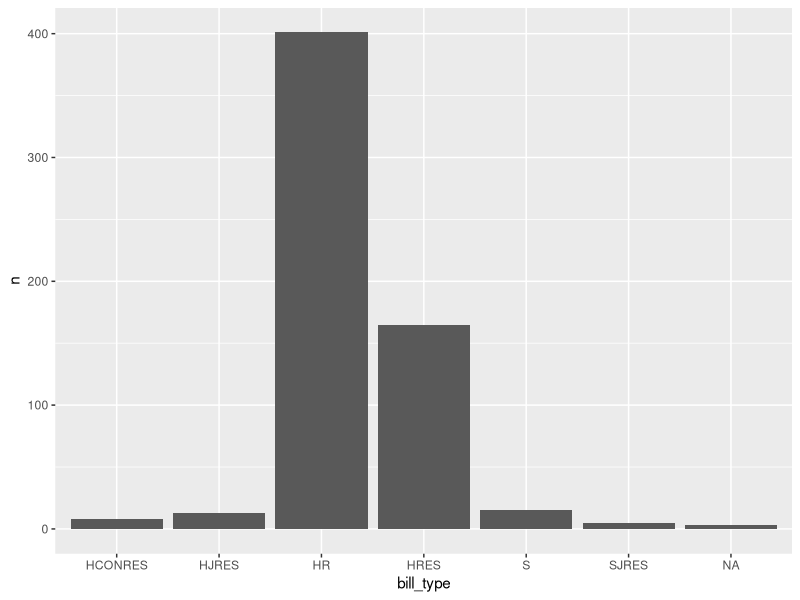

Here is the R script that generated this plot: (Note: this script raises an error after producing the figure.)
# File Name: 	  	  strings_factors_dates_teachingkey.R
# File Purpose:  	  Strings, Factors, and Dates
# Author: 	    	  Nicholas Bell (nicholasbell@gwu.edu)
# Date Created:     2024-10-14

# Strings, factors, and dates are some of the more complicated types of data to work with in R. Whereas numbers have set mathematical properties, strings (characters) can take nearly any form and adopt any order. Dates do have set properties, but nevertheless must be treated specially due to things like dividing by 60, 24, 52, 12, etc. and leap years.

# We could spend an entire class learning how to handle each of these types of variables individually. In fact, there is a separate tidyverse package for each of these types of variables:
# {stringr} - for working with strings
# {forcats} - for working with factors
# {lubridate} - for working with dates (and times)

# We are not going to go into much depth about any of these types of data, but you should be aware that the capabilities of these packages is quite extensive. You can learn more by going to their cheat sheets (via the Help > Cheat Sheets toolbar in RStudio).

# To illustate how to use these packages when working with strings, factors, and dates, we will use data from Voteview (https://www.voteview.com/), an academic research project that uses Congressional roll call votes to estimate the ideology (called a DW-NOMINATE score) for every member of Congress. We will be using Voteview's collected data on Congressional roll call votes in the 118th (current) Congress.

# Load packages
library(tidyverse)

# Load data
rc <- read_csv("house_roll_call_votes.csv")

###############
### Strings ###
###############

# You have already learned a little bit about how to work with strings in R. The {stringr} package focuses on how to efficiently manipulate strings (since we cannot, for example, just "add" to a string like we can a numeric variable). We are going to focus on three uses of {stringr}:
# 1. Detecting strings - get a vector of TRUE/FALSE values for whether a vector of strings contains some set of characters
# 2. Combining strings - what to do when values are spread across columns
# 3. Splitting strings - what to do when multiple values are stored in one column (not tidy data!)


# Detecting strings -------------------------------------------------------

# There are three useful functions for detecting values in strings:

# str_detect(string, pattern) - pattern is found anywhere in the string
# str_starts(string, pattern) - pattern is found at the start of the string
# str_ends(string, pattern) - pattern is found at the end of the string

# Let's find all the appropriations bills considered by this Congress:
str_detect(rc$vote_desc, "Appropriation")
rc |>
  filter(str_detect(vote_desc, "Appropriation")) |>
  distinct(bill_number, vote_desc)

rc |>
  filter(str_detect(vote_desc, "Appropriation") & str_detect(bill_number, "HRES", negate = TRUE)) |>
  distinct(bill_number, vote_desc)

# Take a student suggestion for another issue area.

# Now, let's find all of the bills that originated in the Senate.
rc |>
  filter(str_starts(bill_number, "S") & str_starts(bill_number, "SJRES", negate = TRUE)) |>
  distinct(bill_number, vote_desc)


# Combining strings -------------------------------------------------------

# There are built-in functions in R for combining strings called paste() and paste0()

paste("apple", "banana", "orange", sep = ", ")
paste0("apple, ", "banana, ", "orange")

# However, these functions will not ignore missing values:
paste0("apple, ", "banana, ", NA, "orange")

# This is where str_c() may be useful:
str_c("apple, ", "banana, ", NA, "orange")

# Let's create a table giving information about all of the Appropriations bills passed by each chamber.

rc |>
  filter(str_detect(vote_desc, "Appropriation") & vote_question == "On Passage") |>
  mutate(chamber = str_to_title(chamber),
         info = str_c("The", chamber, vote_result, bill_number, "-", vote_desc, sep = " "))

# Splitting Strings -------------------------------------------------------

# How many of each type of resolution (HR, HRES, HCONRES, HJRES) were passed by the House?

rc |>
  filter(chamber == "HOUSE" & vote_result %in% c("Agreed to", "Passed")) |>
  separate_wider_delim(bill_number, " ", names = c("bill_type", "bill_number")) |>
  group_by(bill_type) |>
  summarize(n = n())

rc |>
  filter(chamber == "HOUSE" & vote_result %in% c("Agreed to", "Passed")) |>
  separate_wider_delim(bill_number, " ", names = c("bill_type", "bill_number")) |>
  group_by(bill_type) |>
  summarize(n = n()) |>
  ggplot() +
  geom_col(aes(x = bill_type, y = n))


###############
### Factors ###
###############

# Factors are just string variables that are treated as categorical, meaning:
# - they can only take a set group of values
# - they are (functionally) ordered

# We will learn three things to do with factors:
# 1. How to create factors
# 2. How to reorder factor levels
# 3. How to change the names or number of levels

# Factors have "levels" that represent the acceptable values for that variable.
pres <- c(rep("Clinton", 2), rep("Bush", 2), rep("Obama", 2), "Trump", "Biden")
foo <- factor(pres, levels = c("Clinton", "Bush", "Obama", "Trump", "Biden"))
levels(foo)

# You can also provide "labels" that replace the levels.
foo <- factor(pres, levels = c("Clinton", "Bush", "Obama", "Trump", "Biden"), labels = c("William J. Clinton", "George W. Bush", "Barack H. Obama", "Donald J. Trump", "Joseph R. Biden"))
levels(foo)

# However, factor() has no protection for misspecified levels, e.g.,
bar <- factor(pres, levels = c("Clnton", "Bush", "Obama", "Trump", "Bidn"))
bar

# The {forcats} package has a similar function called fct() that does provide this protection.
bar <- fct(pres, levels = c("Clnton", "Bush", "Obama", "Trump", "Bidn"))

# This can be useful for reordering and renaming categorical variables in ggplot:
rc |>
  filter(chamber == "HOUSE" & vote_result %in% c("Agreed to", "Passed")) |>
  separate_wider_delim(bill_number, " ", names = c("bill_type", "bill_number")) |>
  mutate(bill_type_f = factor(bill_type, c("HR", "S", "HJRES", "SJRES", "HCONRES", "HRES")),
         bill_type_f = fct_infreq(bill_type_f),
         bill_type_f = fct_rev(bill_type_f),
         bill_type_f = fct_recode(bill_type_f,
                                  "Senate Joint Resolution" = "SJRES",
                                  "House Concurrent Resolution" = "HCONRES",
                                  "House Joint Resolution" = "HJRES",
                                  "Senate Bill" = "S",
                                  "House Resolution" = "HRES",
                                  "House Bill" = "HR"),
         bill_type_f = fct_lump_n(bill_type_f, 3)) |>
  group_by(bill_type_f) |>
  summarize(n = n()) |>
  ggplot() +
  geom_col(aes(x = bill_type_f, y = n)) +
  theme(axis.text.x = element_text(angle = 45, hjust = 1, vjust = 1))

#############
### Dates ###
#############

# Sometimes, we're able to use raw numbers to represent dates (for example, months or years) without an issue. However, R has a built in type of variable called a <date> (or <dttm> for date-time) that makes it easier to use dates. Today, we will learn:

# 1. How to make dates from character strings
# 2. How to use dates as a scale on a ggplot

# There are a bunch of functions in the {lubridate} package to make dates from combinations of year, month, and day, like ymd(), mdy(), and my().
# It is important to specify the type of date format because some dates are ambiguous, like 10-11-12. Is this October 11, 2012, or November 10, 2012, or November 12, 2010?
# If you use functions like "as.Date()", R will try to make a guess, but will not always be successful.

ymd("10-11-12")
dmy("121110")
my("11/10")

# So, what if we want to show the average number of bills voted on by the House in each month of the 118th Congress?
# ?strftime

rc |>
  filter(chamber == "HOUSE") |>
  group_by(month, year) |>
  summarize(n = n_distinct(bill_number)) |>
  mutate(date = str_c(month, year, sep = "-"),
         date = my(date)) |>
  ggplot(aes(x = date, y = n)) +
  geom_line() +
  geom_point() +
  scale_x_date(date_breaks = "2 months", date_labels = "%b %y")

# If we want to skip the str_c() step, we can use make_date():

rc |>
  filter(chamber == "HOUSE") |>
  group_by(month, year) |>
  summarize(n = n_distinct(bill_number)) |>
  mutate(date = make_date(year, month)) |>
  ggplot(aes(x = date, y = n)) +
  geom_line() +
  geom_point() +
  scale_x_date(date_breaks = "2 months", date_labels = "%b %y")

# You can also extract elements of dates using functions like month(), day(), year(), and even wday().
wday(ymd("20241014"), label = TRUE)

# What is the most common day for votes in the House?
rc |>
  filter(chamber == "HOUSE") |>
  mutate(date = make_date(year, month, day),
         weekday = wday(date, label = TRUE)) |>
  group_by(weekday, .drop = F) |>
  summarize(n = n()) |>
  ggplot() +
  geom_col(aes(x = weekday, y = n))
